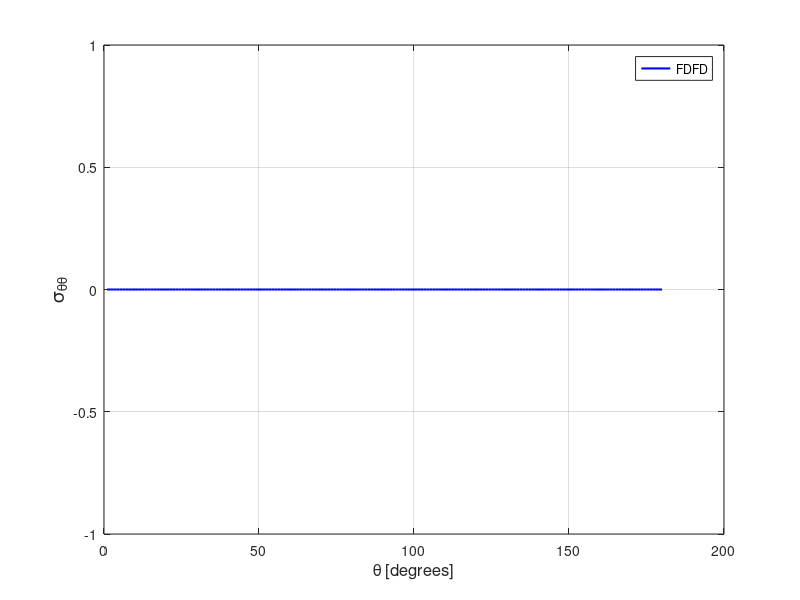

This figure's MATLAB source:
stt = [ 
    1  0.00000000E+00
    2  0.00000000E+00
    3  0.00000000E+00
    4  0.00000000E+00
    5  0.00000000E+00
    6  0.00000000E+00
    7  0.00000000E+00
    8  0.00000000E+00
    9  0.00000000E+00
   10  0.00000000E+00
   11  0.00000000E+00
   12  0.00000000E+00
   13  0.00000000E+00
   14  0.00000000E+00
   15  0.00000000E+00
   16  0.00000000E+00
   17  0.00000000E+00
   18  0.00000000E+00
   19  0.00000000E+00
   20  0.00000000E+00
   21  0.00000000E+00
   22  0.00000000E+00
   23  0.00000000E+00
   24  0.00000000E+00
   25  0.00000000E+00
   26  0.00000000E+00
   27  0.00000000E+00
   28  0.00000000E+00
   29  0.00000000E+00
   30  0.00000000E+00
   31  0.00000000E+00
   32  0.00000000E+00
   33  0.00000000E+00
   34  0.00000000E+00
   35  0.00000000E+00
   36  0.00000000E+00
   37  0.00000000E+00
   38  0.00000000E+00
   39  0.00000000E+00
   40  0.00000000E+00
   41  0.00000000E+00
   42  0.00000000E+00
   43  0.00000000E+00
   44  0.00000000E+00
   45  0.00000000E+00
   46  0.00000000E+00
   47  0.00000000E+00
   48  0.00000000E+00
   49  0.00000000E+00
   50  0.00000000E+00
   51  0.00000000E+00
   52  0.00000000E+00
   53  0.00000000E+00
   54  0.00000000E+00
   55  0.00000000E+00
   56  0.00000000E+00
   57  0.00000000E+00
   58  0.00000000E+00
   59  0.00000000E+00
   60  0.00000000E+00
   61  0.00000000E+00
   62  0.00000000E+00
   63  0.00000000E+00
   64  0.00000000E+00
   65  0.00000000E+00
   66  0.00000000E+00
   67  0.00000000E+00
   68  0.00000000E+00
   69  0.00000000E+00
   70  0.00000000E+00
   71  0.00000000E+00
   72  0.00000000E+00
   73  0.00000000E+00
   74  0.00000000E+00
   75  0.00000000E+00
   76  0.00000000E+00
   77  0.00000000E+00
   78  0.00000000E+00
   79  0.00000000E+00
   80  0.00000000E+00
   81  0.00000000E+00
   82  0.00000000E+00
   83  0.00000000E+00
   84  0.00000000E+00
   85  0.00000000E+00
   86  0.00000000E+00
   87  0.00000000E+00
   88  0.00000000E+00
   89  0.00000000E+00
   90  0.00000000E+00
   91  0.00000000E+00
   92  0.00000000E+00
   93  0.00000000E+00
   94  0.00000000E+00
   95  0.00000000E+00
   96  0.00000000E+00
   97  0.00000000E+00
   98  0.00000000E+00
   99  0.00000000E+00
  100  0.00000000E+00
  101  0.00000000E+00
  102  0.00000000E+00
  103  0.00000000E+00
  104  0.00000000E+00
  105  0.00000000E+00
  106  0.00000000E+00
  107  0.00000000E+00
  108  0.00000000E+00
  109  0.00000000E+00
  110  0.00000000E+00
  111  0.00000000E+00
  112  0.00000000E+00
  113  0.00000000E+00
  114  0.00000000E+00
  115  0.00000000E+00
  116  0.00000000E+00
  117  0.00000000E+00
  118  0.00000000E+00
  119  0.00000000E+00
  120  0.00000000E+00
  121  0.00000000E+00
  122  0.00000000E+00
  123  0.00000000E+00
  124  0.00000000E+00
  125  0.00000000E+00
  126  0.00000000E+00
  127  0.00000000E+00
  128  0.00000000E+00
  129  0.00000000E+00
  130  0.00000000E+00
  131  0.00000000E+00
  132  0.00000000E+00
  133  0.00000000E+00
  134  0.00000000E+00
  135  0.00000000E+00
  136  0.00000000E+00
  137  0.00000000E+00
  138  0.00000000E+00
  139  0.00000000E+00
  140  0.00000000E+00
  141  0.00000000E+00
  142  0.00000000E+00
  143  0.00000000E+00
  144  0.00000000E+00
  145  0.00000000E+00
  146  0.00000000E+00
  147  0.00000000E+00
  148  0.00000000E+00
  149  0.00000000E+00
  150  0.00000000E+00
  151  0.00000000E+00
  152  0.00000000E+00
  153  0.00000000E+00
  154  0.00000000E+00
  155  0.00000000E+00
  156  0.00000000E+00
  157  0.00000000E+00
  158  0.00000000E+00
  159  0.00000000E+00
  160  0.00000000E+00
  161  0.00000000E+00
  162  0.00000000E+00
  163  0.00000000E+00
  164  0.00000000E+00
  165  0.00000000E+00
  166  0.00000000E+00
  167  0.00000000E+00
  168  0.00000000E+00
  169  0.00000000E+00
  170  0.00000000E+00
  171  0.00000000E+00
  172  0.00000000E+00
  173  0.00000000E+00
  174  0.00000000E+00
  175  0.00000000E+00
  176  0.00000000E+00
  177  0.00000000E+00
  178  0.00000000E+00
  179  0.00000000E+00
  180  0.00000000E+00
  181  0.00000000E+00
  182  0.00000000E+00
  183  0.00000000E+00
  184  0.00000000E+00
  185  0.00000000E+00
  186  0.00000000E+00
  187  0.00000000E+00
  188  0.00000000E+00
  189  0.00000000E+00
  190  0.00000000E+00
  191  0.00000000E+00
  192  0.00000000E+00
  193  0.00000000E+00
  194  0.00000000E+00
  195  0.00000000E+00
  196  0.00000000E+00
  197  0.00000000E+00
  198  0.00000000E+00
  199  0.00000000E+00
  200  0.00000000E+00
  201  0.00000000E+00
  202  0.00000000E+00
  203  0.00000000E+00
  204  0.00000000E+00
  205  0.00000000E+00
  206  0.00000000E+00
  207  0.00000000E+00
  208  0.00000000E+00
  209  0.00000000E+00
  210  0.00000000E+00
  211  0.00000000E+00
  212  0.00000000E+00
  213  0.00000000E+00
  214  0.00000000E+00
  215  0.00000000E+00
  216  0.00000000E+00
  217  0.00000000E+00
  218  0.00000000E+00
  219  0.00000000E+00
  220  0.00000000E+00
  221  0.00000000E+00
  222  0.00000000E+00
  223  0.00000000E+00
  224  0.00000000E+00
  225  0.00000000E+00
  226  0.00000000E+00
  227  0.00000000E+00
  228  0.00000000E+00
  229  0.00000000E+00
  230  0.00000000E+00
  231  0.00000000E+00
  232  0.00000000E+00
  233  0.00000000E+00
  234  0.00000000E+00
  235  0.00000000E+00
  236  0.00000000E+00
  237  0.00000000E+00
  238  0.00000000E+00
  239  0.00000000E+00
  240  0.00000000E+00
  241  0.00000000E+00
  242  0.00000000E+00
  243  0.00000000E+00
  244  0.00000000E+00
  245  0.00000000E+00
  246  0.00000000E+00
  247  0.00000000E+00
  248  0.00000000E+00
  249  0.00000000E+00
  250  0.00000000E+00
  251  0.00000000E+00
  252  0.00000000E+00
  253  0.00000000E+00
  254  0.00000000E+00
  255  0.00000000E+00
  256  0.00000000E+00
  257  0.00000000E+00
  258  0.00000000E+00
  259  0.00000000E+00
  260  0.00000000E+00
  261  0.00000000E+00
  262  0.00000000E+00
  263  0.00000000E+00
  264  0.00000000E+00
  265  0.00000000E+00
  266  0.00000000E+00
  267  0.00000000E+00
  268  0.00000000E+00
  269  0.00000000E+00
  270  0.00000000E+00
  271  0.00000000E+00
  272  0.00000000E+00
  273  0.00000000E+00
  274  0.00000000E+00
  275  0.00000000E+00
  276  0.00000000E+00
  277  0.00000000E+00
  278  0.00000000E+00
  279  0.00000000E+00
  280  0.00000000E+00
  281  0.00000000E+00
  282  0.00000000E+00
  283  0.00000000E+00
  284  0.00000000E+00
  285  0.00000000E+00
  286  0.00000000E+00
  287  0.00000000E+00
  288  0.00000000E+00
  289  0.00000000E+00
  290  0.00000000E+00
  291  0.00000000E+00
  292  0.00000000E+00
  293  0.00000000E+00
  294  0.00000000E+00
  295  0.00000000E+00
  296  0.00000000E+00
  297  0.00000000E+00
  298  0.00000000E+00
  299  0.00000000E+00
  300  0.00000000E+00
  301  0.00000000E+00
  302  0.00000000E+00
  303  0.00000000E+00
  304  0.00000000E+00
  305  0.00000000E+00
  306  0.00000000E+00
  307  0.00000000E+00
  308  0.00000000E+00
  309  0.00000000E+00
  310  0.00000000E+00
  311  0.00000000E+00
  312  0.00000000E+00
  313  0.00000000E+00
  314  0.00000000E+00
  315  0.00000000E+00
  316  0.00000000E+00
  317  0.00000000E+00
  318  0.00000000E+00
  319  0.00000000E+00
  320  0.00000000E+00
  321  0.00000000E+00
  322  0.00000000E+00
  323  0.00000000E+00
  324  0.00000000E+00
  325  0.00000000E+00
  326  0.00000000E+00
  327  0.00000000E+00
  328  0.00000000E+00
  329  0.00000000E+00
  330  0.00000000E+00
  331  0.00000000E+00
  332  0.00000000E+00
  333  0.00000000E+00
  334  0.00000000E+00
  335  0.00000000E+00
  336  0.00000000E+00
  337  0.00000000E+00
  338  0.00000000E+00
  339  0.00000000E+00
  340  0.00000000E+00
  341  0.00000000E+00
  342  0.00000000E+00
  343  0.00000000E+00
  344  0.00000000E+00
  345  0.00000000E+00
  346  0.00000000E+00
  347  0.00000000E+00
  348  0.00000000E+00
  349  0.00000000E+00
  350  0.00000000E+00
  351  0.00000000E+00
  352  0.00000000E+00
  353  0.00000000E+00
  354  0.00000000E+00
  355  0.00000000E+00
  356  0.00000000E+00
  357  0.00000000E+00
  358  0.00000000E+00
  359  0.00000000E+00
  360  0.00000000E+00
 ]; 
plot(stt(1:180,1),stt(1:180,2),'b-','linewidth',1.5 ); 
grid on 
legend('FDFD');
xlabel('\theta [degrees]','FontSize',12);
ylabel('\sigma_{\theta\theta}','FontSize',14);
